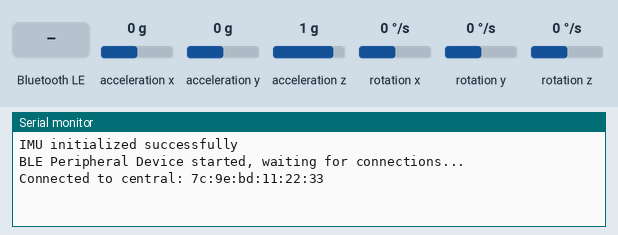
The sketch below on a simulated Arduino Nano 33 IoT. Parts: the last lines printed to the serial monitor. The inputs (shaded band) are chosen by the test bench; at power-on: acceleration x 0 g, acceleration y 0 g, acceleration z 1 g, rotation x 0 °/s, rotation y 0 °/s, rotation z 0 °/s. Nothing arrives over Bluetooth unless stated; a phone connects over Bluetooth LE 3 s after start.

Above: at 3.8 s.
3.9 s: Bluetooth LE write "START_COLLECTION" received
At 4.3 s:
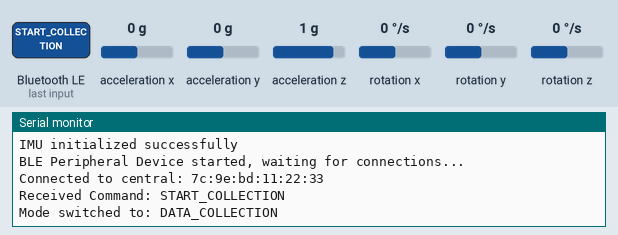
5.4 s: Bluetooth LE write "MODE_IDLE" received
At 6.5 s:
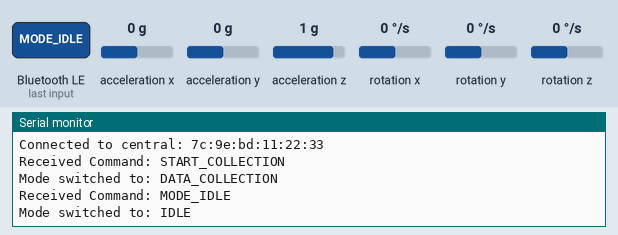
6.9 s: Bluetooth LE write "1" received
At 7.9 s:
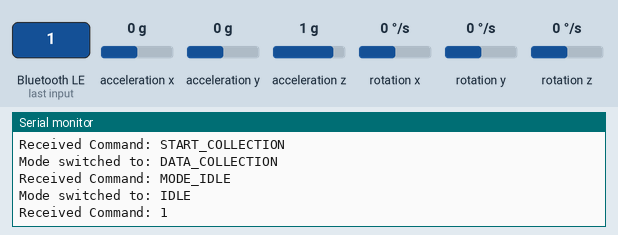

Measured:
- after the input at 3.9 s, the serial monitor: prints a new line at once (image 1)
- after the input at 5.4 s, the serial monitor: prints a new line at once (image 2)
- after the input at 6.9 s, the serial monitor: prints a new line at once (image 3)

The sketch:

unified_sensor.ino
```cpp
// -------------------------------------------------------------
// Futsal Sensor Firmware (ML Data Collection ONLY Version)
// Target: Seeed Studio XIAO nRF52840 Sense
// Hardware: Internal IMU (LSM6DS3) + ArduinoBLE
// -------------------------------------------------------------
#include <ArduinoBLE.h>
#include <LSM6DS3.h>
#include <Wire.h>

#define DEVICE_NAME "Futsal_Sensor"

// IMU Initialization (I2C)
LSM6DS3 myIMU(I2C_MODE, 0x6A);

// BLE Service & Characteristics
BLEService futsalService("19b10000-e8f2-537e-4f6c-d104768a1214");
BLEStringCharacteristic dataCharacteristic("19b10001-e8f2-537e-4f6c-d104768a1214", BLERead | BLENotify, 256);
BLEStringCharacteristic commandCharacteristic("19b10002-e8f2-537e-4f6c-d104768a1214", BLEWrite | BLERead | BLENotify, 64);

// Operating Modes
enum SystemMode {
  MODE_IDLE = 0,
  MODE_DATA_COLLECTION = 1
};
SystemMode currentMode = MODE_IDLE;

// Timing variables
unsigned long lastSampleTime = 0;
const int sampleIntervalMs = 20; // 50Hz for Edge Impulse

void setup() {
  Serial.begin(115200);

  // 1. Initialize IMU
  if (myIMU.begin() != 0) {
    Serial.println("Device error: IMU initialization failed");
  } else {
    Serial.println("IMU initialized successfully");
  }

  // 2. Initialize BLE
  if (!BLE.begin()) {
    Serial.println("starting BLE failed!");
    while (1);
  }

  BLE.setLocalName(DEVICE_NAME);
  BLE.setAdvertisedService(futsalService);
  futsalService.addCharacteristic(dataCharacteristic);
  futsalService.addCharacteristic(commandCharacteristic);
  BLE.addService(futsalService);

  commandCharacteristic.writeValue("MODE_IDLE");

  BLE.advertise();
  Serial.println("BLE Peripheral Device started, waiting for connections...");
}

void loop() {
  BLEDevice central = BLE.central();

  if (central) {
    Serial.print("Connected to central: ");
    Serial.println(central.address());

    while (central.connected()) {
      if (commandCharacteristic.written()) {
        String cmd = commandCharacteristic.value();
        handleCommand(cmd);
      }

      unsigned long currentMillis = millis();
      if (currentMode == MODE_DATA_COLLECTION) {
        runDataCollection(currentMillis);
      } else {
        delay(10);
      }
    }
    Serial.print("Disconnected from central: ");
    Serial.println(central.address());
    currentMode = MODE_IDLE;
  } else {
    delay(10);
  }
}

void handleCommand(String cmd) {
  cmd.trim();
  Serial.println("Received Command: " + cmd);

  if (cmd == "START_COLLECTION") {
    currentMode = MODE_DATA_COLLECTION;
    Serial.println("Mode switched to: DATA_COLLECTION");
  } else if (cmd == "MODE_IDLE") {
    currentMode = MODE_IDLE;
    Serial.println("Mode switched to: IDLE");
  } else {
    // Other modes disabled for this ML collection version
    currentMode = MODE_IDLE;
  }
}

// -------------------------------------------------------------
// モード 1: データ収集 (Webへのリアルタイムストリーミング)
// -------------------------------------------------------------
void runDataCollection(unsigned long currentMillis) {
  if (currentMillis - lastSampleTime >= sampleIntervalMs) {
    lastSampleTime = currentMillis;

    float ax = myIMU.readFloatAccelX();
    float ay = myIMU.readFloatAccelY();
    float az = myIMU.readFloatAccelZ();
    float gx = myIMU.readFloatGyroX();
    float gy = myIMU.readFloatGyroY();
    float gz = myIMU.readFloatGyroZ();

    String payload = String(currentMillis) + "," + String(ax) + "," + String(ay) + "," + String(az) + "," + String(gx) + "," + String(gy) + "," + String(gz);
    dataCharacteristic.writeValue(payload);
  }
}
```
